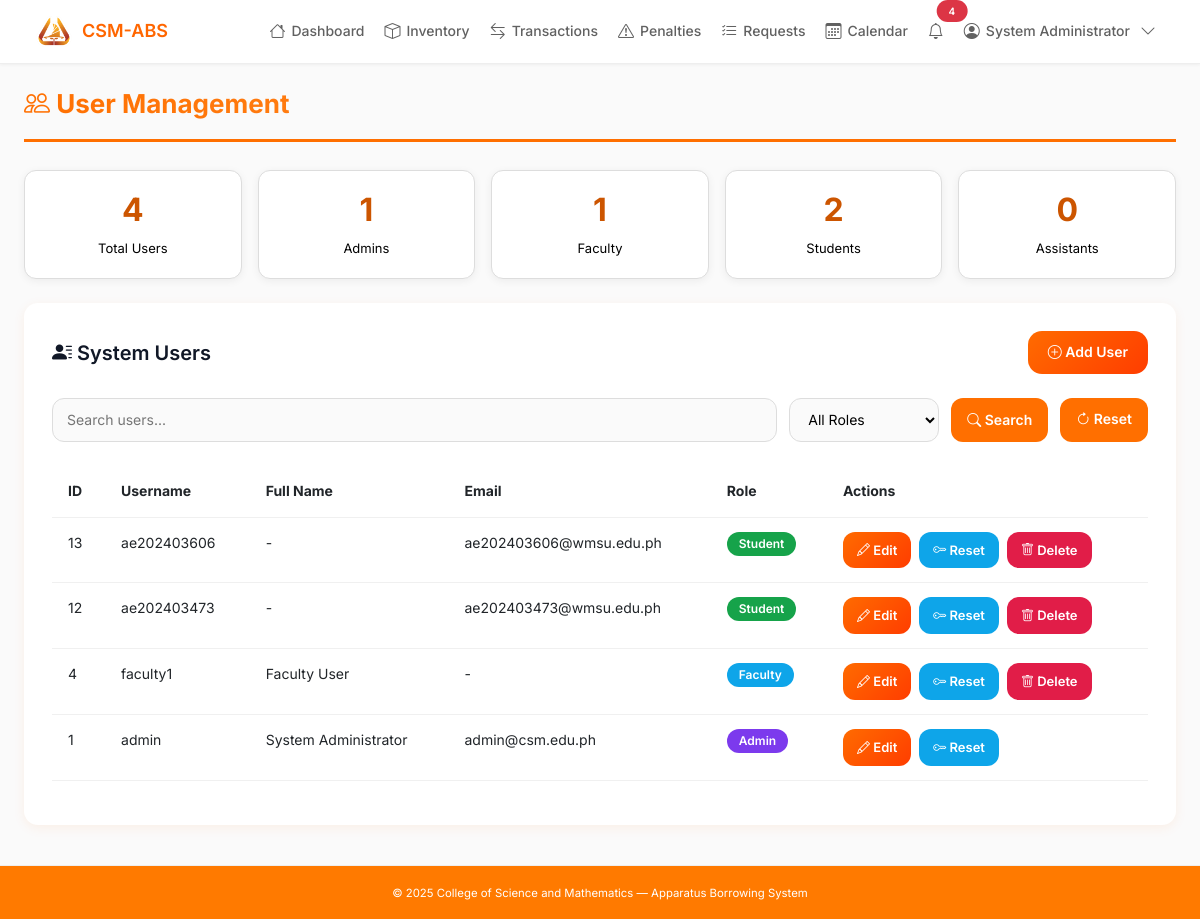
/manage_users.php (signed in), run on an earlier commit of the app's database.
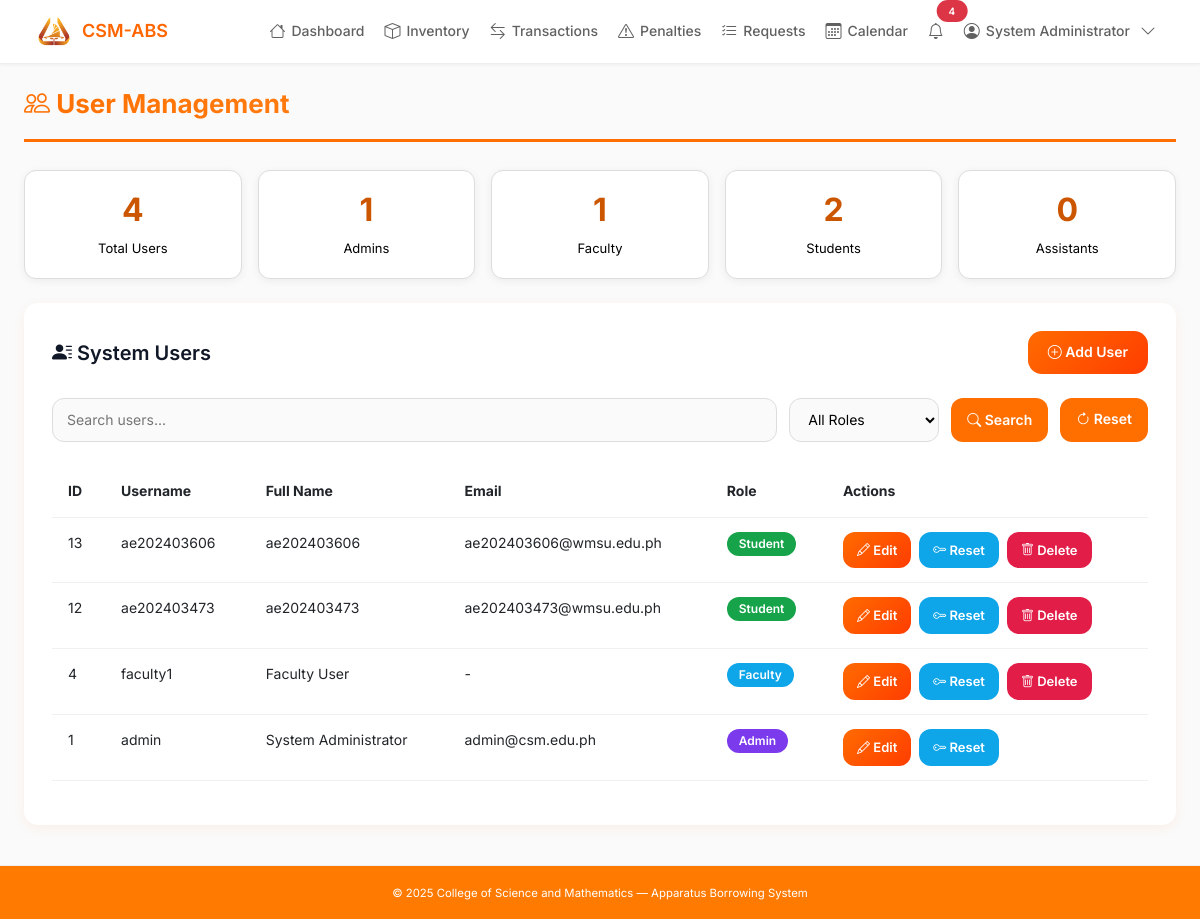
And on a later commit of the database.
### tables this page shows
CREATE TABLE `users` (
  `user_id` int(11) NOT NULL,
  `first_name` varchar(50) NOT NULL,
  `last_name` varchar(50) NOT NULL,
  `middle_initial` char(1) DEFAULT NULL,
  `username` varchar(50) NOT NULL,
  `password` varchar(255) NOT NULL,
  `role` enum('admin','faculty','student','assistant') NOT NULL,
  `full_name` varchar(100) DEFAULT NULL,
  `email` varchar(100) DEFAULT NULL
);

### manage_users.php (the view, shortened to what this page needs)
<?php
require_once __DIR__ . '/includes/header.php';
$search = $_GET['search'] ?? '';
$query = "SELECT u.*, s.first_name, s.last_name, s.middle_initial
          FROM users u
          LEFT JOIN students s ON u.user_id = s.user_id
          WHERE 1=1";
$query .= " ORDER BY u.user_id DESC";
$users = mysqli_query($conn, $query);
$total_users = mysqli_num_rows(mysqli_query($conn, "SELECT * FROM users"));
$admins = mysqli_num_rows(mysqli_query($conn, "SELECT * FROM users WHERE role='admin'"));
$faculty = mysqli_num_rows(mysqli_query($conn, "SELECT * FROM users WHERE role='faculty'"));
$students = mysqli_num_rows(mysqli_query($conn, "SELECT * FROM users WHERE role='student'"));
$assistants = mysqli_num_rows(mysqli_query($conn, "SELECT * FROM users WHERE role='assistant'"));
?>
<div class="page-header">
    <h2><i class="bi bi-people"></i> User Management</h2>
</div>
<div class="stat-cards">
    <div class="stat-card"><h3><?= $total_users ?></h3><p>Total Users</p></div>
    <div class="stat-card"><h3><?= $admins ?></h3><p>Admins</p></div>
    <div class="stat-card"><h3><?= $faculty ?></h3><p>Faculty</p></div>
    <div class="stat-card"><h3><?= $students ?></h3><p>Students</p></div>
    <div class="stat-card"><h3><?= $assistants ?></h3><p>Assistants</p></div>
</div>
<div class="users-card">
    <div class="header-actions">
        <h3><i class="bi bi-person-lines-fill"></i> System Users</h3>
        <button class="btn-add" onclick="showAddModal()"><i class="bi bi-plus-circle"></i> Add User</button>
    </div>
    <form method="GET" class="filter-form">
        <input type="text" name="search" placeholder="Search users..." value="<?= htmlspecialchars($search) ?>">
        <select name="filter_role">
            <option value="">All Roles</option>
        </select>
        <button type="submit" class="btn-reset"><i class="bi bi-search"></i> Search</button>
        <a href="manage_users.php" class="btn-reset"><i class="bi bi-arrow-clockwise"></i> Reset</a>
    </form>
    <div class="table-responsive">
        <table class="table">
            <thead>
                <tr><th>ID</th><th>Username</th><th>Full Name</th><th>Email</th><th>Role</th><th>Actions</th></tr>
            </thead>
            <tbody>
            <?php if(mysqli_num_rows($users)>0): ?>
                <?php while($u = mysqli_fetch_assoc($users)): ?>
                <tr>
                    <td><?= $u['user_id'] ?></td>
                    <td><?= htmlspecialchars($u['username']) ?></td>
                    <td><?= htmlspecialchars($u['full_name'] ?: '-') ?></td>
                    <td>
                        <?= htmlspecialchars($u['role']=='student' ? ($u['email'] && str_contains($u['email'], '@wmsu.edu.ph') ? $u['email'] : 'student@wmsu.edu.ph') : ($u['email'] ?: '-')) ?>
                    </td>
                    <td><span class="badge badge-<?= $u['role'] ?>"><?= ucfirst($u['role']) ?></span></td>
                    <td>
                        <div class="action-btns">
                            <button class="btn-edit" onclick='showEditModal(<?= json_encode($u) ?>)'><i class="bi bi-pencil"></i> Edit</button>
                            <button class="btn-password" onclick="showPasswordModal(<?= $u['user_id'] ?>)"><i class="bi bi-key"></i> Reset</button>
                            <?php if($u['user_id']!=$_SESSION['user_id']): ?>
                                <a href="?delete=<?= $u['user_id'] ?>" class="btn-delete" onclick="return confirm('Delete this user?')"><i class="bi bi-trash"></i> Delete</a>
                            <?php endif; ?>
                        </div>
                    </td>
                </tr>
                <?php endwhile; ?>
            <?php else: ?>
                <tr><td colspan="6" class="text-center">No users found.</td></tr>
            <?php endif; ?>
            </tbody>
        </table>
    </div>
</div>
<?php require_once __DIR__ . '/includes/footer.php'; ?>

What changed in the data, as far as the page shows it:
changed users "ae202403606": full_name "-" → "ae202403606"
changed users "ae202403473": full_name "-" → "ae202403473"
